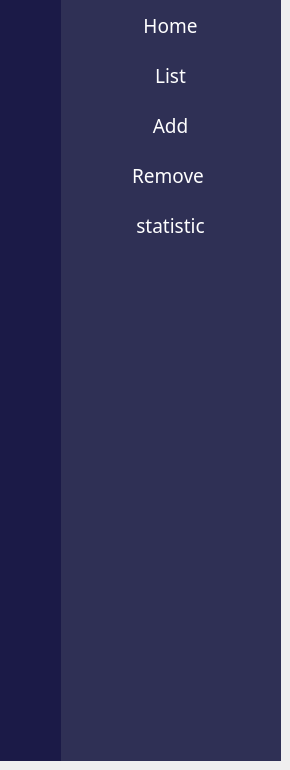
    <widget class="QWidget" name="home">
     <widget class="QWidget" name="widget_2" native="true">
      <property name="geometry">
       <rect>
        <x>60</x>
        <y>0</y>
        <width>221</width>
        <height>761</height>
       </rect>
      </property>
      <property name="cursor">
       <cursorShape>ArrowCursor</cursorShape>
      </property>
      <property name="styleSheet">
       <string notr="true">background-color: rgb(47, 48, 85);</string>
      </property>
      <widget class="QPushButton" name="pushButton_h_1">
       <property name="geometry">
        <rect>
         <x>0</x>
         <y>0</y>
         <width>221</width>
         <height>51</height>
        </rect>
       </property>
       <property name="font">
        <font>
         <family>Algerian</family>
         <pointsize>14</pointsize>
        </font>
       </property>
       <property name="styleSheet">
        <string notr="true">QPushButton {
background-color: rgba(0,0,0,0);
background-image: url();
border: none;
color: white;
}
QPushButton:hover{
background-color: #1a1946;
}
</string>
       </property>
       <property name="text">
        <string>Home</string>
       </property>
      </widget>
      <widget class="QPushButton" name="pushButton_h_2">
       <property name="geometry">
        <rect>
         <x>0</x>
         <y>50</y>
         <width>221</width>
         <height>51</height>
        </rect>
       </property>
       <property name="font">
        <font>
         <family>Algerian</family>
         <pointsize>14</pointsize>
        </font>
       </property>
       <property name="styleSheet">
        <string notr="true">QPushButton {
background-color: rgba(0,0,0,0);
background-image: url();
border: none;
color: white;
}
QPushButton:hover{
background-color: #1a1946;
}
</string>
       </property>
       <property name="text">
        <string>List</string>
       </property>
      </widget>
      <widget class="QPushButton" name="pushButton_h_3">
       <property name="geometry">
        <rect>
         <x>0</x>
         <y>100</y>
         <width>221</width>
         <height>51</height>
        </rect>
       </property>
       <property name="font">
        <font>
         <family>Algerian</family>
         <pointsize>14</pointsize>
        </font>
       </property>
       <property name="styleSheet">
        <string notr="true">QPushButton {
background-color: rgba(0,0,0,0);
background-image: url();
border: none;
color: white;
}
QPushButton:hover{
background-color: #1a1946;
}
</string>
       </property>
       <property name="text">
        <string>Add</string>
       </property>
      </widget>
      <widget class="QPushButton" name="pushButton_h_4">
       <property name="geometry">
        <rect>
         <x>0</x>
         <y>150</y>
         <width>221</width>
         <height>51</height>
        </rect>
       </property>
       <property name="font">
        <font>
         <family>Algerian</family>
         <pointsize>14</pointsize>
        </font>
       </property>
       <property name="styleSheet">
        <string notr="true">QPushButton {
background-color: rgba(0,0,0,0);
background-image: url();
border: none;
color: white;
}
QPushButton:hover{
background-color: #1a1946;
}
</string>
       </property>
       <property name="text">
        <string>Remove </string>
       </property>
      </widget>
      <widget class="QPushButton" name="pushButton_h_5">
       <property name="geometry">
        <rect>
         <x>0</x>
         <y>200</y>
         <width>221</width>
         <height>51</height>
        </rect>
       </property>
       <property name="font">
        <font>
         <family>Algerian</family>
         <pointsize>14</pointsize>
        </font>
       </property>
       <property name="styleSheet">
        <string notr="true">QPushButton {
background-color: rgba(0,0,0,0);
background-image: url();
border: none;
color: white;
}
QPushButton:hover{
background-color: #1a1946;
}
</string>
       </property>
       <property name="text">
        <string>statistic</string>
       </property>
      </widget>
     </widget>
     <widget class="QWidget" name="widget" native="true">
      <property name="geometry">
       <rect>
        <x>0</x>
        <y>0</y>
        <width>61</width>
        <height>761</height>
       </rect>
      </property>
      <property name="styleSheet">
       <string notr="true">background-color: rgb(27, 26, 71);</string>
      </property>
     </widget>
    </widget>
